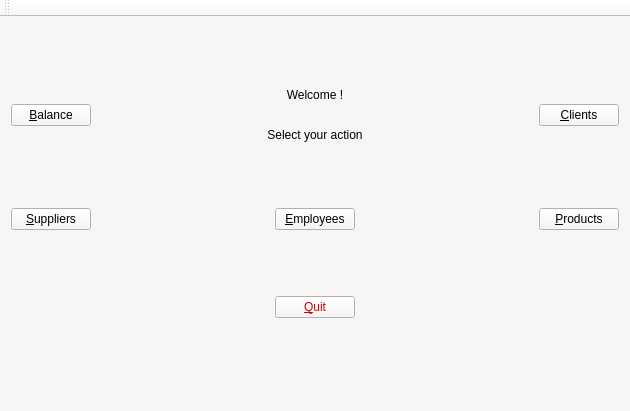
<?xml version="1.0" encoding="UTF-8"?>
<ui version="4.0">
 <class>MainWindow</class>
 <widget class="QMainWindow" name="MainWindow">
  <property name="windowModality">
   <enum>Qt::NonModal</enum>
  </property>
  <property name="geometry">
   <rect>
    <x>0</x>
    <y>0</y>
    <width>630</width>
    <height>411</height>
   </rect>
  </property>
  <property name="windowTitle">
   <string>Menu manageBill</string>
  </property>
  <property name="windowIcon">
   <iconset resource="icon.qrc">
    <normaloff>:/icon/image/receipt32.png</normaloff>:/icon/image/receipt32.png</iconset>
  </property>
  <property name="styleSheet">
   <string notr="true">background-color: rgb(248, 245, 245);</string>
  </property>
  <property name="toolButtonStyle">
   <enum>Qt::ToolButtonIconOnly</enum>
  </property>
  <property name="tabShape">
   <enum>QTabWidget::Rounded</enum>
  </property>
  <widget class="QWidget" name="centralWidget">
   <layout class="QGridLayout" name="gridLayout">
    <item row="0" column="0">
     <layout class="QHBoxLayout" name="horizontalLayout_2">
      <item>
       <widget class="QPushButton" name="pushButtonBalance">
        <property name="whatsThis">
         <string>&lt;html&gt;&lt;head/&gt;&lt;body&gt;&lt;p align=&quot;center&quot;&gt;&lt;br/&gt;&lt;/p&gt;&lt;/body&gt;&lt;/html&gt;</string>
        </property>
        <property name="autoFillBackground">
         <bool>false</bool>
        </property>
        <property name="styleSheet">
         <string notr="true">font: 75 14pt &quot;URW Palladio L&quot;;
selection-color: rgb(52, 101, 164);
</string>
        </property>
        <property name="text">
         <string>&amp;Balance</string>
        </property>
        <property name="icon">
         <iconset resource="icon.qrc">
          <normaloff>:/icon/image/balance24.png</normaloff>:/icon/image/balance24.png</iconset>
        </property>
        <property name="iconSize">
         <size>
          <width>24</width>
          <height>24</height>
         </size>
        </property>
       </widget>
      </item>
      <item>
       <spacer name="horizontalSpacer_3">
        <property name="orientation">
         <enum>Qt::Horizontal</enum>
        </property>
        <property name="sizeHint" stdset="0">
         <size>
          <width>40</width>
          <height>20</height>
         </size>
        </property>
       </spacer>
      </item>
      <item>
       <layout class="QHBoxLayout" name="horizontalLayout">
        <item>
         <spacer name="horizontalSpacer">
          <property name="orientation">
           <enum>Qt::Horizontal</enum>
          </property>
          <property name="sizeHint" stdset="0">
           <size>
            <width>40</width>
            <height>20</height>
           </size>
          </property>
         </spacer>
        </item>
        <item>
         <widget class="QLabel" name="labelWelcome">
          <property name="styleSheet">
           <string notr="true">font: 75 17pt &quot;URW Palladio L&quot;;</string>
          </property>
          <property name="text">
           <string>&lt;html&gt;&lt;head/&gt;&lt;body&gt;&lt;p align=&quot;center&quot;&gt;Welcome !&lt;/p&gt;&lt;p align=&quot;center&quot;&gt;&lt;br/&gt;Select your action&lt;/p&gt;&lt;/body&gt;&lt;/html&gt;</string>
          </property>
         </widget>
        </item>
        <item>
         <spacer name="horizontalSpacer_2">
          <property name="orientation">
           <enum>Qt::Horizontal</enum>
          </property>
          <property name="sizeHint" stdset="0">
           <size>
            <width>40</width>
            <height>20</height>
           </size>
          </property>
         </spacer>
        </item>
       </layout>
      </item>
      <item>
       <spacer name="horizontalSpacer_4">
        <property name="orientation">
         <enum>Qt::Horizontal</enum>
        </property>
        <property name="sizeHint" stdset="0">
         <size>
          <width>40</width>
          <height>20</height>
         </size>
        </property>
       </spacer>
      </item>
      <item>
       <widget class="QPushButton" name="pushButtonClient">
        <property name="styleSheet">
         <string notr="true">
font: 75 14pt &quot;URW Palladio L&quot;;</string>
        </property>
        <property name="text">
         <string>&amp;Clients</string>
        </property>
        <property name="icon">
         <iconset resource="icon.qrc">
          <normaloff>:/icon/image/client24.png</normaloff>:/icon/image/client24.png</iconset>
        </property>
        <property name="iconSize">
         <size>
          <width>24</width>
          <height>24</height>
         </size>
        </property>
       </widget>
      </item>
     </layout>
    </item>
    <item row="1" column="0">
     <layout class="QHBoxLayout" name="horizontalLayout_3">
      <item>
       <widget class="QPushButton" name="pushButtonSupplier">
        <property name="styleSheet">
         <string notr="true">font: 75 14pt &quot;URW Palladio L&quot;;</string>
        </property>
        <property name="text">
         <string>&amp;Suppliers</string>
        </property>
        <property name="icon">
         <iconset resource="icon.qrc">
          <normaloff>:/icon/image/supplier24.png</normaloff>:/icon/image/supplier24.png</iconset>
        </property>
        <property name="iconSize">
         <size>
          <width>24</width>
          <height>24</height>
         </size>
        </property>
       </widget>
      </item>
      <item>
       <spacer name="horizontalSpacer_5">
        <property name="orientation">
         <enum>Qt::Horizontal</enum>
        </property>
        <property name="sizeHint" stdset="0">
         <size>
          <width>40</width>
          <height>20</height>
         </size>
        </property>
       </spacer>
      </item>
      <item>
       <widget class="QPushButton" name="pushButtonEmployees">
        <property name="styleSheet">
         <string notr="true">font: 75 14pt &quot;URW Palladio L&quot;;</string>
        </property>
        <property name="text">
         <string>&amp;Employees</string>
        </property>
        <property name="icon">
         <iconset resource="icon.qrc">
          <normaloff>:/icon/image/employeeG24.png</normaloff>:/icon/image/employeeG24.png</iconset>
        </property>
        <property name="iconSize">
         <size>
          <width>24</width>
          <height>24</height>
         </size>
        </property>
       </widget>
      </item>
      <item>
       <spacer name="horizontalSpacer_7">
        <property name="orientation">
         <enum>Qt::Horizontal</enum>
        </property>
        <property name="sizeHint" stdset="0">
         <size>
          <width>40</width>
          <height>20</height>
         </size>
        </property>
       </spacer>
      </item>
      <item>
       <widget class="QPushButton" name="pushButtonProducts">
        <property name="styleSheet">
         <string notr="true">font: 75 14pt &quot;URW Palladio L&quot;;</string>
        </property>
        <property name="text">
         <string>&amp;Products</string>
        </property>
        <property name="icon">
         <iconset resource="icon.qrc">
          <normaloff>:/icon/image/cart32.png</normaloff>:/icon/image/cart32.png</iconset>
        </property>
        <property name="iconSize">
         <size>
          <width>24</width>
          <height>24</height>
         </size>
        </property>
       </widget>
      </item>
     </layout>
    </item>
    <item row="2" column="0">
     <layout class="QHBoxLayout" name="horizontalLayout_4">
      <item>
       <spacer name="horizontalSpacer_6">
        <property name="orientation">
         <enum>Qt::Horizontal</enum>
        </property>
        <property name="sizeHint" stdset="0">
         <size>
          <width>40</width>
          <height>20</height>
         </size>
        </property>
       </spacer>
      </item>
      <item>
       <widget class="QPushButton" name="pushButtonQuit">
        <property name="styleSheet">
         <string notr="true">font: 75 14pt &quot;URW Palladio L&quot;;
color: rgb(204, 0, 0);</string>
        </property>
        <property name="text">
         <string>&amp;Quit</string>
        </property>
        <property name="icon">
         <iconset resource="icon.qrc">
          <normaloff>:/icon/image/cancel32.png</normaloff>:/icon/image/cancel32.png</iconset>
        </property>
       </widget>
      </item>
      <item>
       <spacer name="horizontalSpacer_8">
        <property name="orientation">
         <enum>Qt::Horizontal</enum>
        </property>
        <property name="sizeHint" stdset="0">
         <size>
          <width>40</width>
          <height>20</height>
         </size>
        </property>
       </spacer>
      </item>
     </layout>
    </item>
   </layout>
  </widget>
  <widget class="QMenuBar" name="menuBar">
   <property name="geometry">
    <rect>
     <x>0</x>
     <y>0</y>
     <width>630</width>
     <height>22</height>
    </rect>
   </property>
  </widget>
  <widget class="QToolBar" name="mainToolBar">
   <attribute name="toolBarArea">
    <enum>TopToolBarArea</enum>
   </attribute>
   <attribute name="toolBarBreak">
    <bool>false</bool>
   </attribute>
  </widget>
  <widget class="QStatusBar" name="statusBar"/>
 </widget>
 <layoutdefault spacing="6" margin="11"/>
 <resources>
  <include location="icon.qrc"/>
 </resources>
 <connections/>
</ui>
